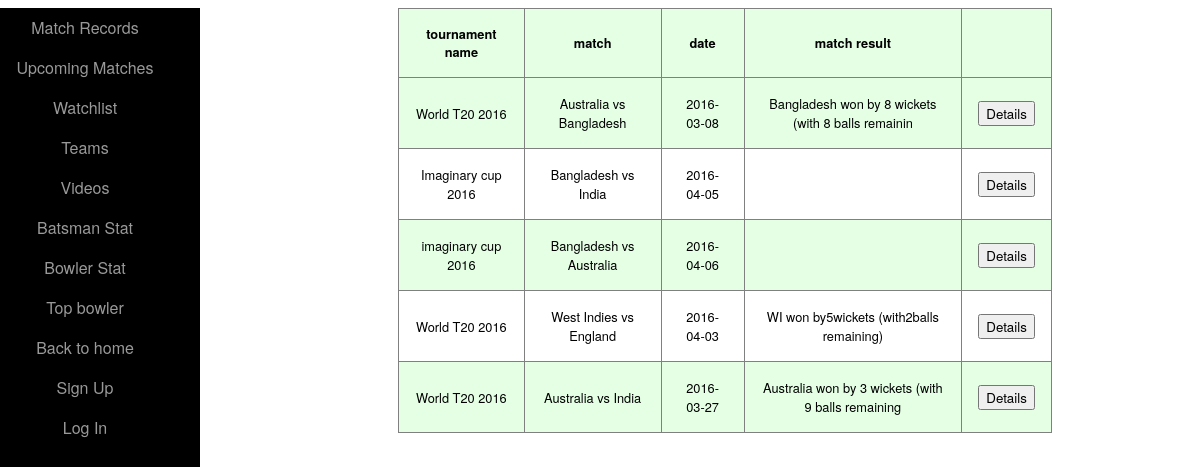
Page /series_records.php on the committed database.
### tables this page shows
CREATE TABLE IF NOT EXISTS `matchlist` (
  `id` int(25) unsigned NOT NULL,
  `team1_id` int(25) unsigned NOT NULL,
  `team2_id` int(25) unsigned NOT NULL,
  `tournament_name` varchar(100) NOT NULL,
  `date_of_match` date NOT NULL,
  `match_name` varchar(50) DEFAULT NULL,
  `venue` varchar(25) DEFAULT NULL,
  `toss_result` varchar(50) DEFAULT NULL,
  `team1_score` varchar(50) DEFAULT NULL,
  `team2_score` varchar(50) DEFAULT NULL,
  `team1_extra` int(25) unsigned DEFAULT NULL,
  `team2_extra` int(25) unsigned DEFAULT NULL,
  `result` varchar(50) DEFAULT NULL,
  `id_player_of_the_match` int(25) unsigned DEFAULT NULL
);

### series_records.php (the view, shortened to what this page needs)
<?php include "db_connection.php";
include "sidebar.php";
?>
<!DOCTYPE html>
<html>
<head>
	<link href="watchlist.css" rel="stylesheet" />
</head>
<body align="right">
<div id = "wrapper" >
<table border="1">
<thead>
	<tr>
	<th>tournament name</th>
	<th>match</th>
	<th>date</th>
	<th>match result</th>
	<th></th>
	</tr>
</thead>
<tbody>
	<?php
	$date_of_today=date("Y-m-d", strtotime("-1 days")) ;
            $sql = "SELECT *
                    FROM matchlist WHERE date_of_match<='".$date_of_today."'";
            $res = mysql_query($sql);
                while($row = mysql_fetch_assoc($res)) {
                    echo '<tr>';
                    echo '<td>'.$row["tournament_name"].'</td>';
					echo '<td>'.$row["match_name"].'</td>';
					echo '<td>'.$row["date_of_match"].'</td>';
					echo '<td>'.$row["result"].'</td>';
                    echo '<form method="post" action="scorecard_edit_edit.php">';
                    echo '<td>
                          <input type="submit" name="details" value="Details"/>
                          </td>';
                    echo '</form>';
				}
        ?>
</tbody>
</table>
</div>
</body>
</html>

### homepage.css (style rules this page uses)
#wrapper { padding-left: 0; -webkit-transition: all 0.5s ease; -moz-transition: all 0.5s ease; -o-transition: all 0.5s ease; transition: all 0.5s ease; }
@media (min-width:768px) { #wrapper { padding-left: 250px; } }

### watchlist.css (style rules this page uses)
* { font-family: Helvetica Neue, Arial, sans-serif; }
h1, table { text-align: center; }
table { background-color:white; border-collapse: collapse; width: 70%; margin: 0 auto 5rem; }
th, td { padding: 1.0rem; font-size: .8rem; }
tr { background: hsla(120, 100%, 50%,0.1); }
tr, td { transition: .4s ease-in; }
tr:first-child { background: hsla(0, 0%, 0%, 0.); }
tr:nth-child(even) { background: white; }
#wrapper { padding-left: 0; -webkit-transition: all 0.5s ease; -moz-transition: all 0.5s ease; -o-transition: all 0.5s ease; transition: all 0.5s ease; }
@media (min-width:768px) { #wrapper { padding-left: 250px; } }

### rows in the picture
matchlist: tournament_name "World T20 2016", match_name "Australia vs Bangladesh", date_of_match "2016-03-08", result "Bangladesh won by 8 wickets (with 8 balls remainin"
matchlist: tournament_name "Imaginary cup 2016", match_name "Bangladesh vs India", date_of_match "2016-04-05"
matchlist: tournament_name "imaginary cup 2016", match_name "Bangladesh vs Australia", date_of_match "2016-04-06"
matchlist: tournament_name "World T20 2016", match_name "West Indies vs England", date_of_match "2016-04-03", result "WI won by5wickets (with2balls remaining)"
matchlist: tournament_name "World T20 2016", match_name "Australia vs India", date_of_match "2016-03-27", result "Australia won by 3 wickets (with 9 balls remaining"
